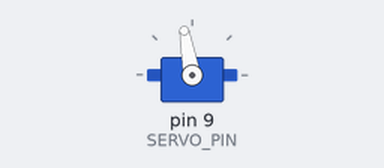
This sketch was run on a simulated Arduino Uno, built with avr-gcc and run on an emulated ATmega328P. Parts: servo.

Above: at 0.05 s.
At 5.6 s:
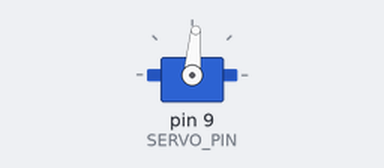
Timing chart, 0 to 7.3 s (numbered marks = the images above):
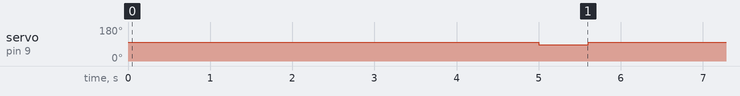

The sketch:

kap.ino
```cpp
#include <Servo.h>

#define SERVO_PIN 9

#define TOP_ANGLE 100
#define BOTTOM_ANGLE 85

Servo servo;

void setup() {
  Serial.begin(9600);
  servo.attach(SERVO_PIN);
  servo.write(TOP_ANGLE);
}

void loop() {
  delay(5000);
  servo.write(BOTTOM_ANGLE);
  delay(600);
  servo.write(TOP_ANGLE);
}
```

Measured:
- by itself, servo on pin 9 (SERVO_PIN): alternates 100° for 5.0 s and 85° for 0.60 s
